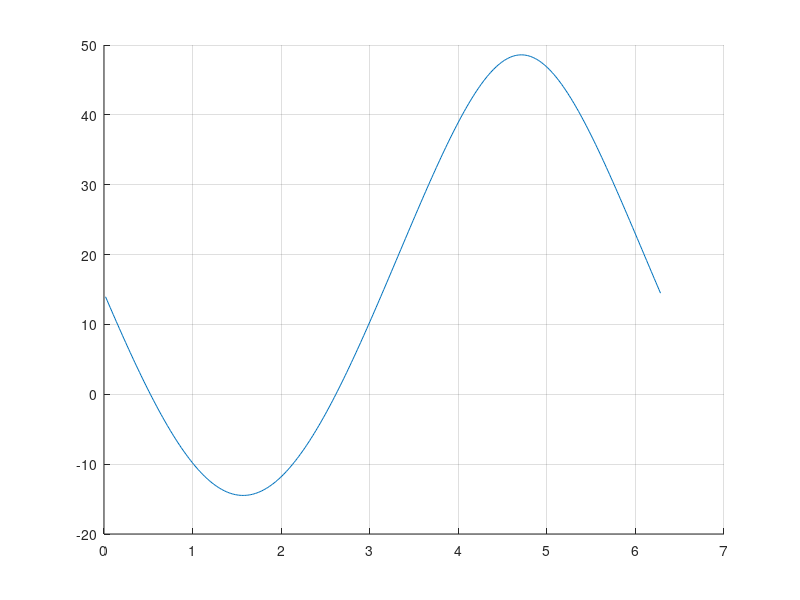

The MATLAB source for this figure:
clear; clc; close all;

%% 曲柄滑塊
r2=20; r3=40; e=10;
t2d=1;

% 預先分配空間
n_step=1;
theta2=1:n_step:360;
theta3=zeros(1,360);
t3d = []; s = []; vs = []; t3dd = []; as = []; A = []; B = [];

% closed-loop function：r2 + r3 = s + e
t2 = deg2rad(theta2);
t3 = deg2rad(theta3);

for i=1:n_step:length(theta2)

    % 位置分析
    t3(i) = asin((e-r2*sin(t2(i)))/r3);
    s(i) = r2*cos(t2(i)) + r3*cos(t3(i));

    % 速度分析
    A = [r3*sin(t3(i)), 1; -r3*cos(t3(i)), 0];
    B = [-r2*t2d*sin(t2(i)); r2*t2d*cos(t2(i))];
    x = A\B;
    t3d(i) = x(1);
    vs(i) = x(2);

    % 加速度分析
    B = [-r2*t2d^2*cos(t2(i))-r3*t3d(i)^2*cos(t3(i)); -r2*t2d^2*sin(t2(i))+r3*t3d(i)^2*sin(t3(i))];
    y = A\B;
    t3dd(i) = y(1);
    as(i) = y(2);

end

fprintf("輸入角為120度時，滑塊速度為%.4f mm/s, \n而同時加速度為%.4f mm/s^2\n", vs(30), as(30));
%% 畫圖
figure;
hold on; grid on;
plot(t2, t3*180/pi)
